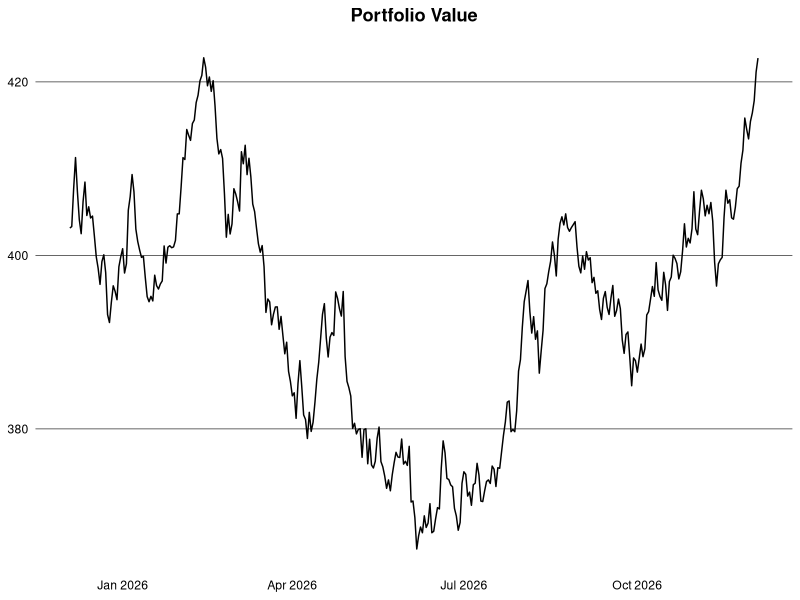
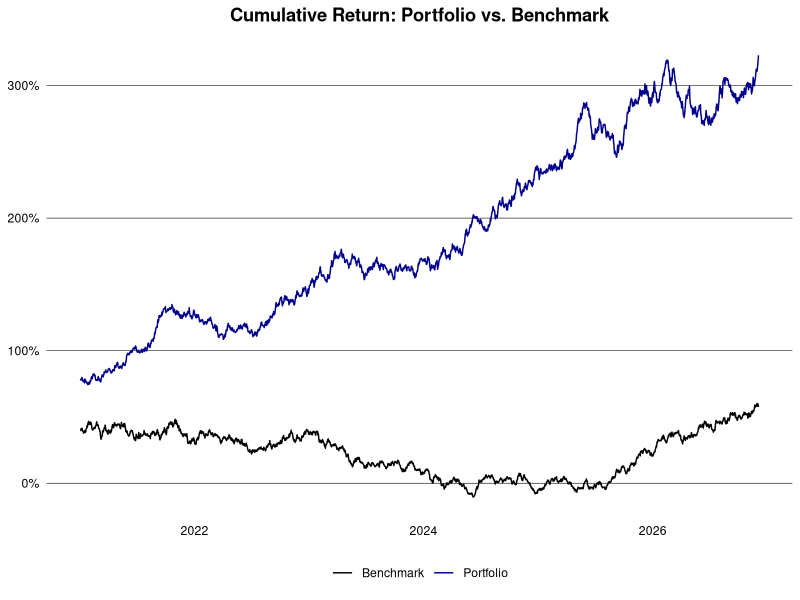
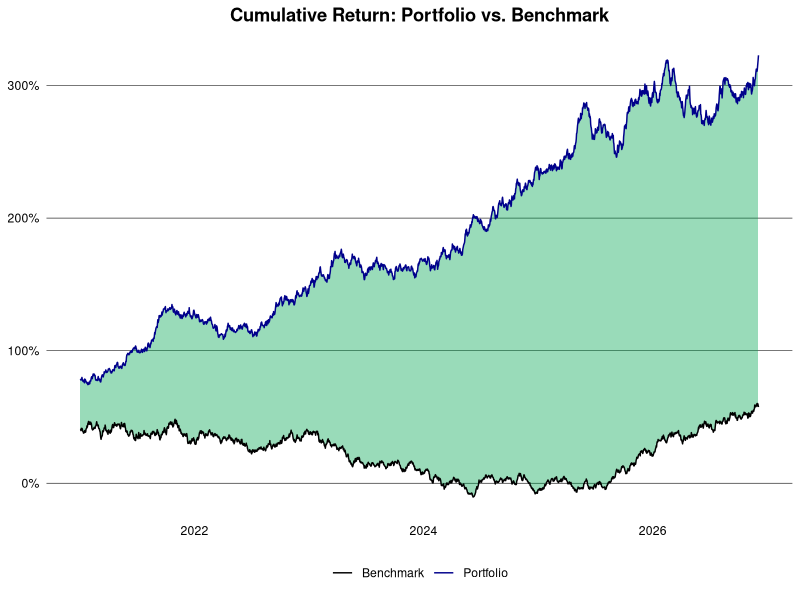

Recreate these plots in R, in order.
## ---- chunk 1
library(clock)
library(data.table)
library(ggplot2)
## ---- chunk 2
set.seed(1994)

generate_prices <- function(ticker, start_date, end_date) {
  dates <- seq.Date(as.Date(start_date), as.Date(end_date), by = "days")
  n <- length(dates)
  prices <- cumprod(1 + rnorm(n, mean = 0.0005, sd = 0.01)) * 100
  data.table(
    ticker = ticker,
    date = dates,
    price = prices
  )
}

generate_benchmark <- function(start_date, end_date) {
  dates <- seq.Date(as.Date(start_date), as.Date(end_date), by = "days")
  n <- length(dates)
  prices <- cumprod(1 + rnorm(n, mean = 0.0003, sd = 0.008)) * 3000
  data.table(
    ticker = "SP500",
    date = dates,
    price = prices
  )
}

ticker <- c("AAPL", "GOOGL", "MSFT", "AMZN")
start_date <- "2015-01-01"
end_date <- Sys.Date()

dt <- lapply(ticker, generate_prices, start_date, end_date) |> rbindlist()
alloc <- data.table(
  ticker = ticker,
  weight = c(0.4, 0.3, 0.2, 0.1),
  country = c("USA", "USA", "USA", "USA")
)
dt <- dt[alloc, on = "ticker"]
head(dt)
## ---- chunk 3
logret <- function(x) {
  x <- log(x)
  x - shift(x)
}

dt <- dt |>
  setorder(ticker, date) |>
  _[, let(ret = price / shift(price) - 1, log_ret = logret(price)), by = ticker] |>
  na.omit("ret") |>
  _[, let(wret = ret * weight, value = price * weight)]
head(dt)
## ---- chunk 4
#| dpi = 300
dt |>
  _[date >= add_months(end_date, -12L), .(value = sum(value)), by = date] |>
  ggplot(aes(x = date, y = value)) +
  geom_line() +
  theme_minimal() +
  theme(
    plot.title = element_text(face = "bold", hjust = 0.5),
    panel.grid.major.y = element_line(color = "black", linewidth = 0.2),
    panel.grid.major.x = element_blank(),
    panel.grid.minor = element_blank(),
    axis.text = element_text(color = "black"),
    axis.title = element_blank()
  ) +
  labs(title = "Portfolio Value")
## ---- chunk 5
ret_week <- dt[, .(ret = prod(1 + ret) - 1), by = .(ticker, year(date), week(date))]
ret_month <- dt[, .(ret = prod(1 + ret) - 1), by = .(ticker, yearmon(date))]
ret_year <- dt[, .(ret = prod(1 + ret) - 1), by = .(ticker, year(date))]
head(ret_year)
## ---- chunk 6
port_ret_week <- dt[, .(ret = prod(1 + wret) - 1), by = .(year(date), week(date))]
port_ret_month <- dt[, .(ret = prod(1 + wret) - 1), by = .(yearmon(date))]
port_ret_year <- dt[, .(ret = prod(1 + wret) - 1), by = year(date)]
head(port_ret_year)
## ---- chunk 7
bmr <- generate_benchmark(start_date, end_date) |>
  setorder(date) |>
  _[, ret := price / shift(price) - 1] |>
  na.omit("ret")

port <- dt |>
  _[, .(ret = prod(1 + wret) - 1, ticker = "Portfolio"), by = date] |>
  rbind(bmr[, .(ticker, date, ret)]) |>
  setorder(ticker, date) |>
  _[, cum_ret := cumprod(1 + ret) - 1, by = ticker] |>
  _[, ticker := fifelse(ticker == "Portfolio", ticker, "Benchmark")]
## ---- chunk 8
#| dpi = 300
port |>
  _[date > "2021-01-01"] |>
  ggplot(aes(x = date, y = cum_ret, color = ticker)) +
  geom_line() +
  theme_minimal() +
  theme(
    plot.title = element_text(face = "bold", hjust = 0.5),
    panel.grid.major.y = element_line(color = "black", linewidth = 0.2),
    panel.grid.major.x = element_blank(),
    panel.grid.minor = element_blank(),
    axis.text = element_text(color = "black"),
    axis.title = element_blank(),
    legend.title = element_blank(),
    legend.position = "bottom"
  ) +
  scale_color_manual(values = c("Portfolio" = "darkblue", "Benchmark" = "black")) +
  scale_y_continuous(labels = scales::percent_format(accuracy = 2)) +
  labs(title = "Cumulative Return: Portfolio vs. Benchmark")
## ---- chunk 9
#| dpi = 300
perf <- port |>
  dcast(date ~ ticker, value.var = "cum_ret") |>
  setnames(tolower) |>
  _[, diff := portfolio - benchmark]

perf |>
  _[date > "2021-01-01"] |>
  ggplot(aes(x = date)) +
  geom_ribbon(
    aes(
      ymin = pmin(portfolio, benchmark),
      ymax = pmax(portfolio, benchmark),
      fill = diff > 0
    ),
    alpha = 0.4,
    show.legend = FALSE
  ) +
  geom_line(aes(y = portfolio, color = "Portfolio")) +
  geom_line(aes(y = benchmark, color = "Benchmark")) +
  scale_color_manual(values = c("Portfolio" = "darkblue", "Benchmark" = "black")) +
  scale_fill_manual(values = c("TRUE" = "#00A651", "FALSE" = "#FF0000")) +
  scale_y_continuous(labels = scales::percent_format(accuracy = 2L)) +
  labs(title = "Cumulative Return: Portfolio vs. Benchmark") +
  theme_minimal() +
  theme(
    plot.title = element_text(face = "bold", hjust = 0.5),
    panel.grid.major.y = element_line(color = "black", linewidth = 0.2),
    panel.grid.major.x = element_blank(),
    panel.grid.minor = element_blank(),
    axis.text = element_text(color = "black"),
    axis.title = element_blank(),
    legend.title = element_blank(),
    legend.position = "bottom"
  )
## ---- chunk 10

## ---- chunk 11
vola <- dt[, .(daily_vola = sd(log_ret)), by = .(ticker, year(date))] |>
  _[, let(
    weekly_vola = daily_vola * sqrt(5),
    monthly_vola = daily_vola * sqrt(21),
    yearly_vola = daily_vola * sqrt(252)
  )]
head(vola)
## ---- chunk 12
wgt <- alloc$weight
cov_mat <- dt |>
  dcast(date ~ ticker, value.var = "log_ret") |>
  _[, date := NULL] |>
  cov(use = "pairwise.complete.obs")
port_risk <- as.numeric(sqrt(t(wgt) %*% cov_mat %*% wgt))
port_risk
## ---- chunk 13
drawdown <- copy(dt) |>
  _[, cum_ret := cumprod(1 + ret) - 1, by = ticker] |>
  _[, drawdown := (cum_ret - cummax(cum_ret)), by = ticker]
head(drawdown)
## ---- chunk 14
drawdown <- dt |>
  _[, .(wret = sum(wret)), by = date] |>
  _[, cum_ret := cumprod(1 + wret) - 1] |>
  _[, drawdown := (cum_ret - cummax(cum_ret))]
head(drawdown)
## ---- chunk 15
drawdown[drawdown < 0, .(min_drawdown = min(drawdown), avg_drawdown = mean(drawdown))]
